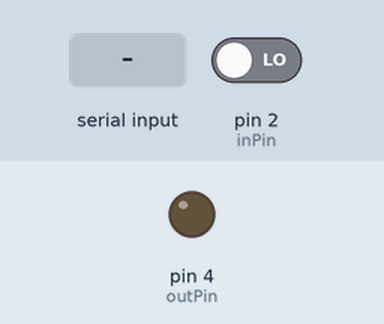
The sketch below on a simulated Arduino Uno, built with avr-gcc and run on an emulated ATmega328P. On the bench: output pins drawn as LEDs (lit = HIGH). Inputs (shaded band) come from the test bench; at power-on: pin 2 (inPin) LOW. What the sketch prints to the serial monitor is not drawn.

Above: at 1.2 s.
1.3 s: pin 2 (inPin) driven HIGH
At 2.5 s:
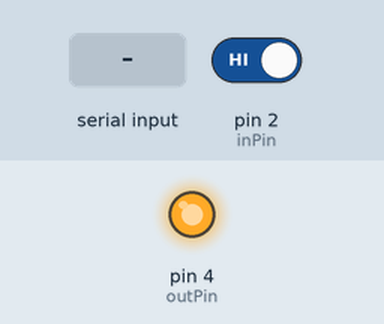
2.8 s: byte 90 received over Serial
At 3.9 s:
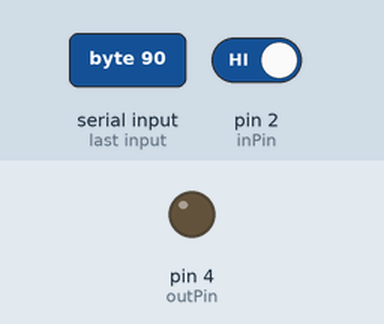
Timing chart, 0 to 5.8 s (numbered marks = the images above; inputs shaded):
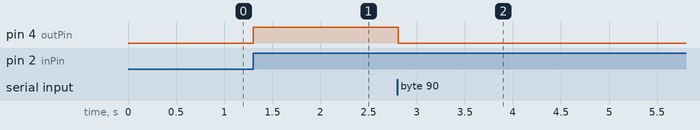

The sketch:

DigitalTest.ino
```cpp
/*
  AnalogTest.ino - A universal basic test for Digital and Serial.
  Create by MapMaths, September 23, 2020.
  Released into the public domain.
*/

const int outPin = 4;
int inPin = 2;
int value;
void setup()
{
  Serial.begin(9600);
  pinMode(inPin, INPUT);
  pinMode(outPin, OUTPUT);
  Serial.println("Reading at pin 2, writing at pin 4. ");
  Serial.println("Serial input to change reading pin. ");
}
void loop()
{
  if (Serial.available() > 0)
  {
    inPin = Serial.read();
    Serial.println("Reading pin change to " + inPin);
  }
  value = digitalRead(inPin);
  Serial.println(value);
  digitalWrite(outPin, value);
}
```

Measured:
- after the input at 1.3 s, pin 4 (outPin): LOW → HIGH at once
- after the input at 2.8 s, pin 4 (outPin): HIGH → LOW at once
